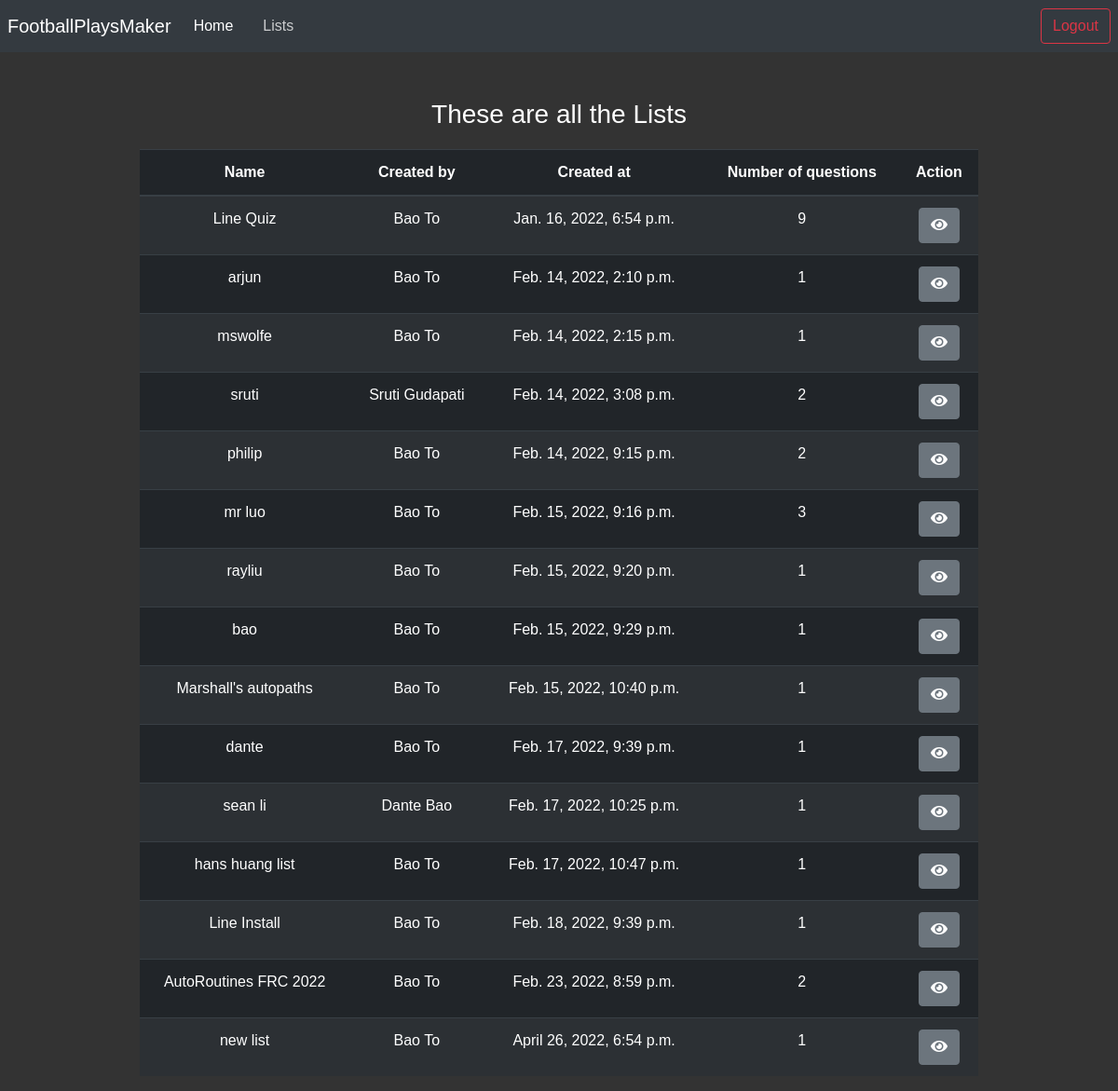
The page /lists (signed in) on the database as committed earlier.
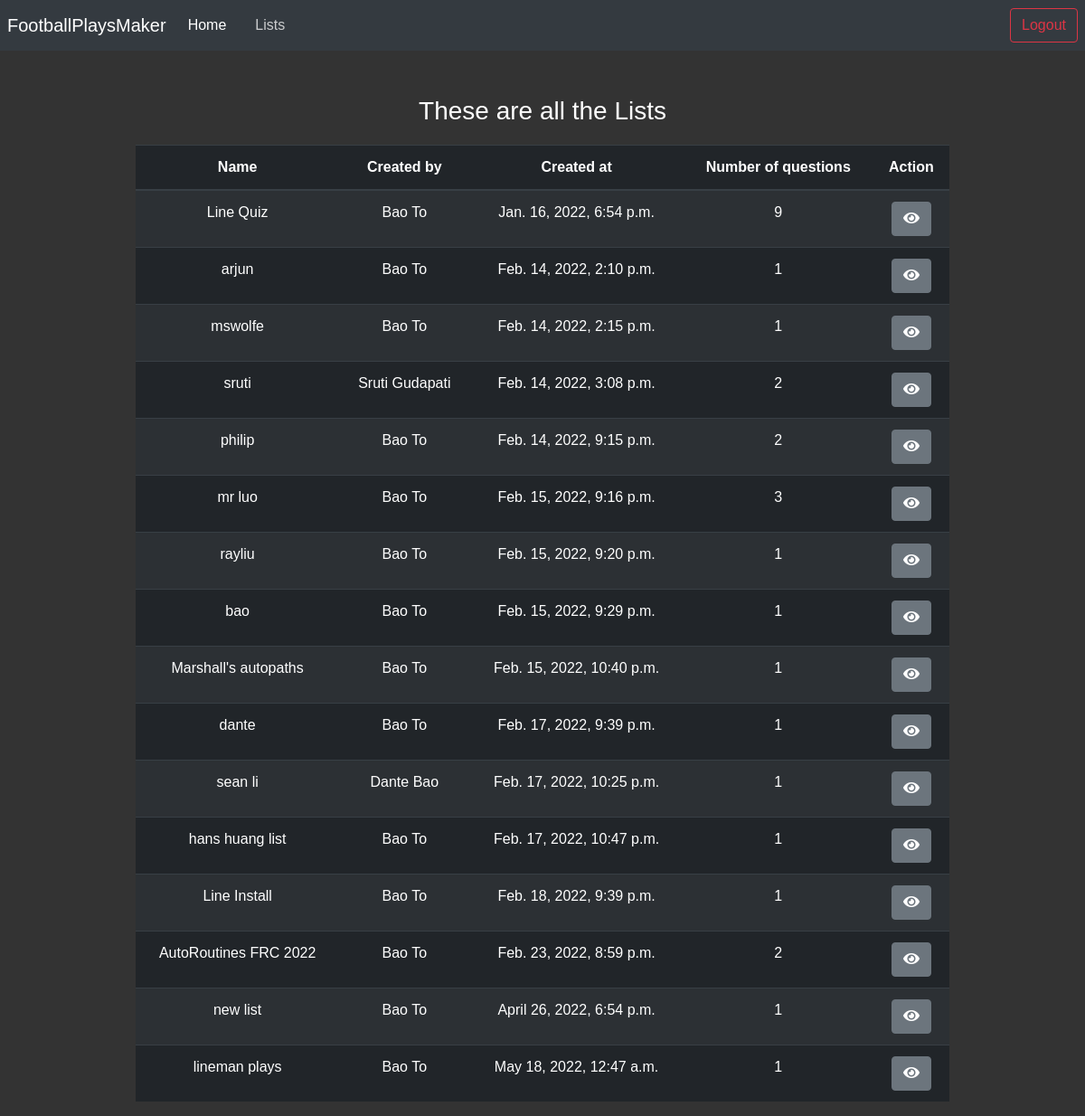
The same page on the database as committed later.
### main/models.py (models this page shows, shortened)
class List(models.Model):
    list_name = models.CharField(max_length=255)
    user = models.ForeignKey(User, related_name="lists", on_delete=models.CASCADE)
    created_at = models.DateTimeField(auto_now_add=True) #used for logging the time that the user signed up
    number_of_questions = models.IntegerField(default=0) #used to collect the number of questions that are collected by the user

class User(models.Model):
    first_name = models.CharField(max_length=255)
    last_name = models.CharField(max_length=255)
    email = models.CharField(max_length=255)
    password = models.CharField(max_length=255)
    def __str__(self): #this is like the getInstance() method in Frc, it gets the instance object
        return self.first_name + " " + self.last_name

### main/views.py (the view)
# urls.py: path('lists', lists, name='lists'),
def lists(request):
    if 'user' not in request.session:
        return redirect('/login')
    user = User.objects.get(id=request.session['user'])
    lists = List.objects.all()
    return render(request, 'lists.html', {'user': user,'lists':lists})

### templates/lists.html (shortened to what this page needs)
{% load static %}
<!DOCTYPE html>
<html lang="en">
  <head>
    <link
      rel="stylesheet"
      href="https://maxcdn.bootstrapcdn.com/bootstrap/4.0.0/css/bootstrap.min.css"
    />
    <link rel="stylesheet" href="{% static 'dist/css/adminlte.min.css' %}" />
    <link rel="stylesheet" href="https://cdnjs.cloudflare.com/ajax/libs/font-awesome/5.11.2/css/fontawesome.min.css">
    <link rel="stylesheet" href="https://cdnjs.cloudflare.com/ajax/libs/font-awesome/5.11.2/css/all.min.css">
  </head>
  <body style="background-color: #333;font-family: Helvetica;font-style: bold;">
    <nav class="navbar navbar-expand-lg navbar-dark bg-dark">
      <div class="collapse navbar-collapse" id="navbarTogglerDemo01">
        <a class="navbar-brand" href="/">FootballPlaysMaker</a>
        <ul class="navbar-nav mr-auto mt-2 mt-lg-0">
          <li class="nav-item active">
            <a class="nav-link" href="/"
              >Home </a
            >
          </li>
          <li class="nav-item">
            <a class="nav-link" href="/lists">Lists <span class="sr-only">(current)</span></a>
          </li>
        </ul>
        <a
          href="/logout"
          style="margin-left: 10px"
          class="btn btn-outline-danger my-2 my-sm-0"
          type="submit"
          >Logout</a
        >
      </div>
    </nav>
    <h3 style="color: white;text-align: center;margin-top: 50px;">These are all the Lists</h3>
    <div class="container d-flex justify-content-center" style="margin-top: 20px;">
    <table class="table table-striped table-dark " style="width: 80%;text-align: center;">
        <thead>
          <tr>
            <th scope="col">Name</th>
            <th scope="col">Created by</th>
            <th scope="col">Created at</th>
            <th scope="col">Number of questions</th>
            <th scope="col">Action</th>
          </tr>
        </thead>
        <tbody>
          {% for list in lists %}
          <tr>
            <td>{{list.list_name}}</td>
            <td>{{list.user}}</td>
            <td>{{list.created_at}}</td>
            <td>{{list.number_of_questions}}</td>
            <td><a href="/view/{{list.id}}" class="btn btn-secondary"><i class="fa fa-eye"></i></a></td>
          </tr>
          {% endfor %}
        </tbody>
      </table>
    </div>
  </body>
</html>

Rows that differ between the two databases and show on the page:
added List: list_name "lineman plays", user "Bao To", created_at "May 18, 2022, 12:47 a.m.", number_of_questions "1"
